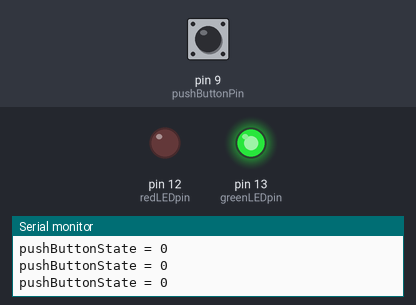
Bench run of a sketch on a simulated Arduino Mega 2560, built with avr-gcc and run on an emulated ATmega2560. Shown: output pins drawn as LEDs (lit = HIGH), the last lines printed to the serial monitor. The inputs (shaded band) are chosen by the test bench; at power-on: pin 9 (pushButtonPin) LOW.

Above: at 1.2 s.
1.3 s: pin 9 (pushButtonPin) pulled HIGH for 0.15 s
At 1.38 s:
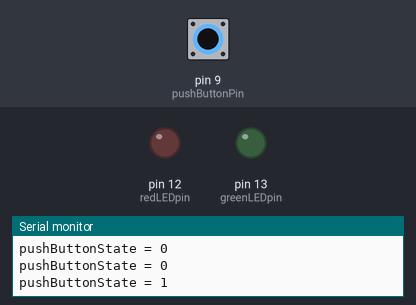
2.9 s: pin 9 (pushButtonPin) pulled HIGH for 3.2 s
At 7.2 s:
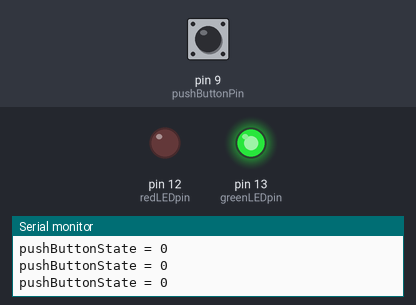
Timing chart, 0 to 8.7 s (numbered marks = the images above; inputs shaded):
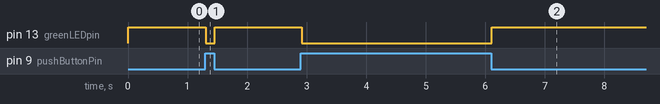

Measured:
- after the input at 1.3 s, pin 13 (greenLEDpin): HIGH → LOW at once, → HIGH 0.15 s later
- after the input at 2.9 s, pin 13 (greenLEDpin): HIGH → LOW at once, → HIGH 3.2 s later

The sketch:

FlashlightCircuitCode.ino
```cpp
//FlashlightCircuit+Code
//AME 330 Fall 2024
//Shannon Langefels

/*

  Written using my ArduinoCodingTutorial program as a reference, which in turn is based off of
  this tutorial: https://forum.arduino.cc/t/planning-and-implementing-an-arduino-program/252364/


Hardware:

Arduino Mega 2650 ----> I tried to use the new SparkFun microcontroller but was having issues.
1 green LED
1 red LED
1 push button
9V battery
(2) 1k ohm resistors for LEDs
220 ohm resistor for push button
connecting wires

*/

//for push button
const byte pushButtonPin = 9; //pin that the push button is connected to
int pushButtonState; //indicates status of push button

//for LEDs
const byte greenLEDpin = 13; //pin for green LED
const byte redLEDpin = 12; //pin for red LED

//Unity
int unitySwitchStatus = 0; //indicates switch variable status in Unity, initialized to 0/off for now


void setup() {
  // put your setup code here, to run once:

  //push button
  pinMode(pushButtonPin, INPUT); //set push buttpn pin as input

  //LEDs
  pinMode(greenLEDpin, OUTPUT); //green LED set to output
  pinMode(redLEDpin, OUTPUT); //green LED set to output
  digitalWrite(greenLEDpin, LOW); //green LED is off
  digitalWrite(redLEDpin, LOW); //red LED is off


  //Serial communication used for printing test messages
  Serial.begin(9600); //start Serial communication
  Serial.println("Starting FlashlightCircuitCode.ino"); //test print

}

void loop() {
  // put your main code here, to run repeatedly:

  checkPushButton();
  updateGreenLED();

  //test print:
  Serial.print("pushButtonState = ");
  Serial.println(pushButtonState);

  //Unity side not currently set up, but if it was we would probably:
    //send the state of the push button to Unity
    //recieve data from Unity
    //update red LED based on data from Unity
  updateRedLED(); //unitySwitchStatus is set to a dummy value of 0 currently (because we aren't recieving data from Unity yet) so the red LED will just stay off

}

void checkPushButton() {
  //store input read from push button
  pushButtonState = digitalRead(pushButtonPin);

}

void updateGreenLED() {
  if (pushButtonState == 1) { //if push button is not pressed, green LED is off
    digitalWrite(greenLEDpin, LOW); //turn green LED off
    return;

  }
  //if push button is pressed (== 0), green LED is on
  digitalWrite(greenLEDpin, HIGH); //turn green LED on

}

void updateRedLED() {
  if (unitySwitchStatus == 0) { //if switch variable in Unity = 0 (virtual flashlight is off), red LED is off
    digitalWrite(redLEDpin, LOW); //turn red LED off
    return;

  }
  //if switch variable in Unity = 1 (virtual flashlight is on), red LED is on
  digitalWrite(redLEDpin, HIGH); //turn red LED on

}
```
